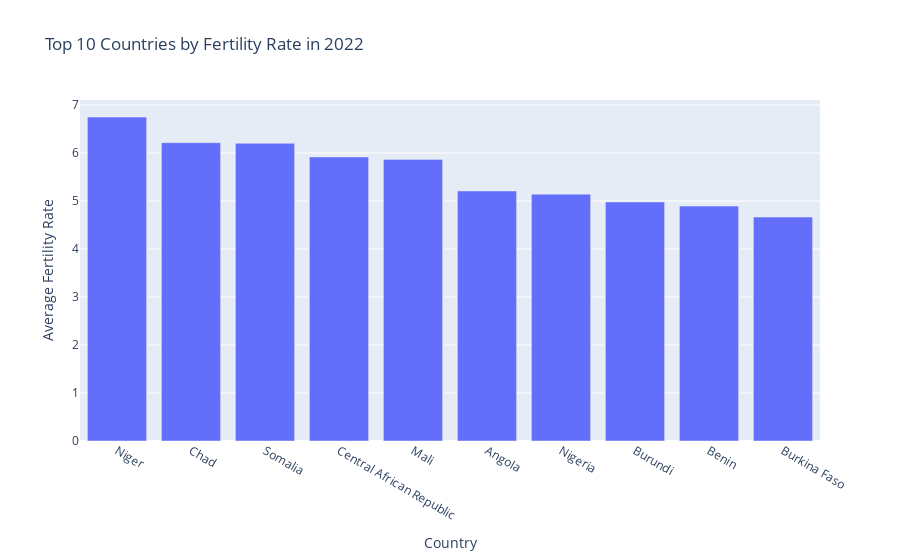

Notebook code for this chart:
### Code cell
# Top 10 countries by fertility rate (2022)
df_top10 = df_2022.groupby('Country Name')['Fertility Rate'].mean().sort_values(ascending=False).head(10).reset_index()

# Bar chart for top 10 Fertility Rates (2022)
fig = px.bar(df_top10, x='Country Name', y='Fertility Rate', 
             labels={'Fertility Rate':'Average Fertility Rate', 'Country Name':'Country'},
             title='Top 10 Countries by Fertility Rate in 2022')

fig.show()

### Figure 1 — Plotly figure (JSON) as saved in the notebook; plotly's stock layout.template omitted (floating-point values rounded to 4 significant figures)
{"data": [{"alignmentgroup": "True", "hovertemplate": "Country=%{x}<br>Average Fertility Rate=%{y}<extra></extra>", "legendgroup": "", "marker": {"color": "#636efa", "pattern": {"shape": ""}}, "name": "", "offsetgroup": "", "orientation": "v", "showlegend": false, "textposition": "auto", "type": "bar", "x": ["Niger", "Chad", "Somalia", "Central African Republic", "Mali", "Angola", "Nigeria", "Burundi", "Benin", "Burkina Faso"], "xaxis": "x", "y": [6.749, 6.215, 6.202, 5.918, 5.867, 5.209, 5.143, 4.98, 4.895, 4.665], "yaxis": "y"}], "layout": {"barmode": "relative", "legend": {"tracegroupgap": 0}, "title": {"text": "Top 10 Countries by Fertility Rate in 2022"}, "xaxis": {"anchor": "y", "domain": [0, 1], "title": {"text": "Country"}}, "yaxis": {"anchor": "x", "domain": [0, 1], "title": {"text": "Average Fertility Rate"}}}}
